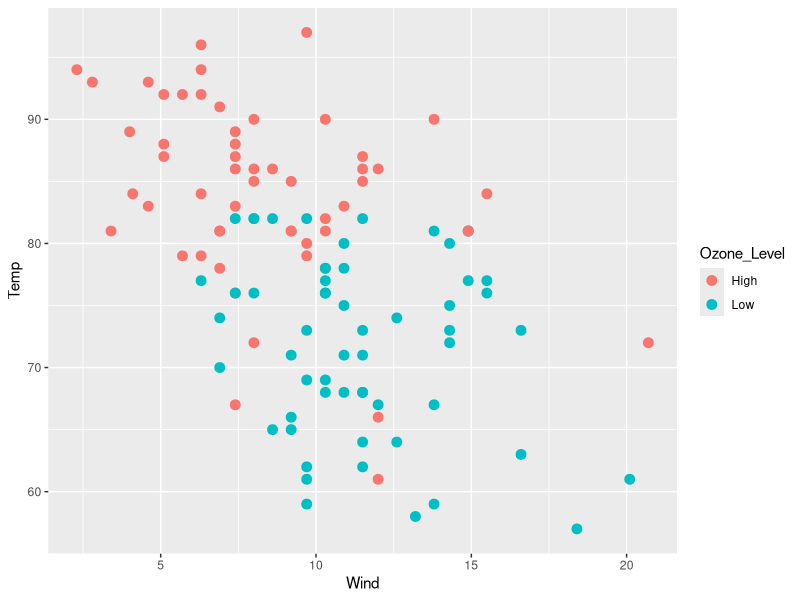

Write R code to recreate this figure.
library(datasets)
library(tidyverse)
# library(scatterplot3d)

aq.no.NA <- drop_na(airquality)

median.Ozone <- median(aq.no.NA$Ozone)

head(aq.no.NA)
head(median.Ozone)

Ozone_Level <- NULL

for(i in 1:nrow(aq.no.NA)){
  if (aq.no.NA$Ozone[i] <= median.Ozone){
    Ozone_Level[i] = 'Low'
  }else{
    
    Ozone_Level[i] = 'High'
  }
}

aq.Ozone_Level <- cbind(aq.no.NA,Ozone_Level)


ggplot(aq.Ozone_Level,aes(x=Wind,y=Temp,color=Ozone_Level)) +
  geom_point(size=3)

# aq.analysis <- lm(Temp ~ Wind + Ozone, data= aq.Ozone_Level)
# summary(aq.analysis)


# with(aq.Ozone_Level,
#      (scatterplot3d(Wind ~ Temp + Ozone, pch = 19)))
